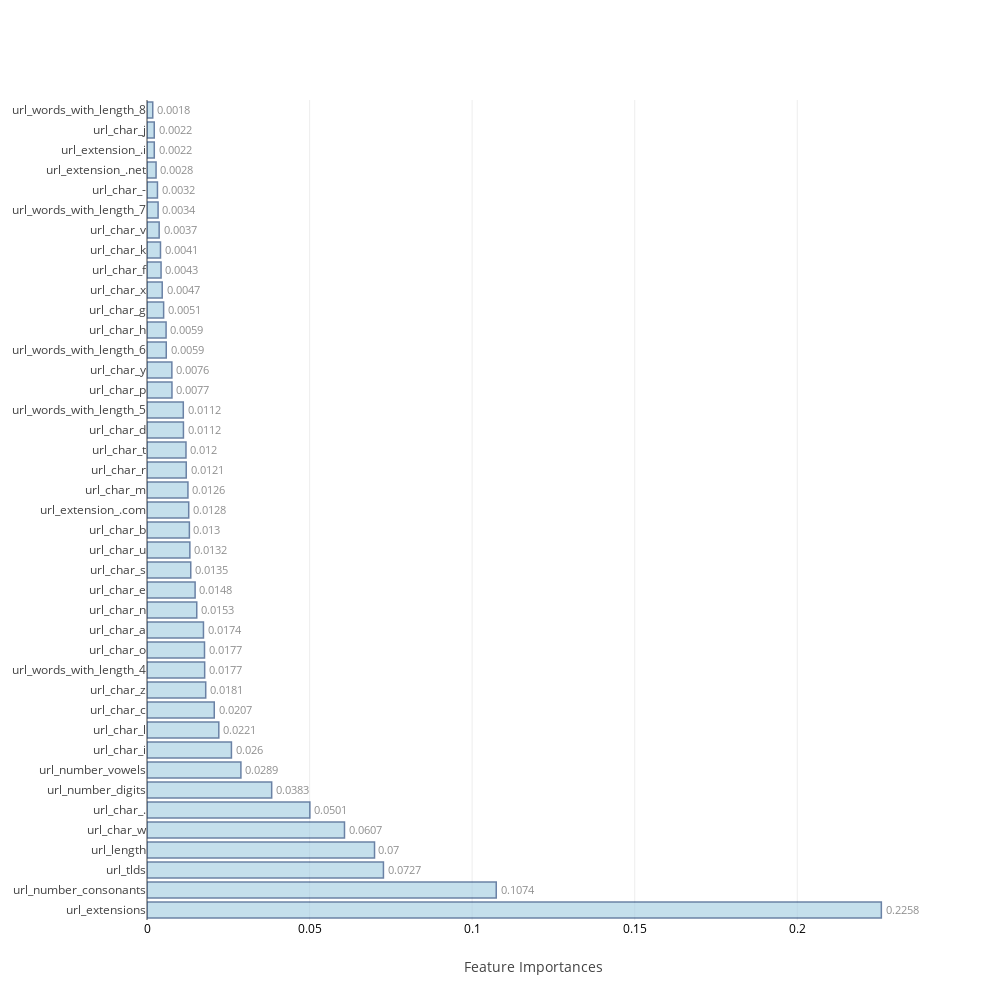

Notebook cell for this chart:
### Code cell
feat_imp=[None]*4
j=0
for i in range(0,8):
    if i>=2 and i<=5:
        model,cm_train,cm_test,acc_train,acc_test,roc_auc,feat_imp[j],mcc=f[i](X_train,Y_train,scaled_X_test,test_Y,columns)
        j=j+1
    else:
        model,cm_train,cm_test,acc_train,acc_test,roc_auc,mcc=f[i](X_train,Y_train,scaled_X_test,test_Y)
    table_80_80_train.loc[i]=   ([acc_train,cm_train.TP,cm_train.TN,cm_train.FP,cm_train.FN,cm_train.FPR,cm_train.FNR])
    table_80_80_test.loc[i] =   ([acc_test ,cm_test.TP, cm_test.TN, cm_test.FP, cm_test.FN, cm_test.FPR, cm_test.FNR,roc_auc,mcc])
    print("\n")

### Figure 1 — Plotly figure (JSON) as saved in the notebook; plotly's stock layout.template omitted (floating-point values rounded to 4 significant figures)
{"data": [{"marker": {"color": "rgb(158,202,225)", "line": {"color": "rgb(8,48,107)", "width": 1.5}}, "opacity": 0.6, "orientation": "h", "text": [0.2258, 0.1074, 0.0727, 0.07, 0.0607, 0.0501, 0.0383, 0.0289, 0.026, 0.0221, 0.0207, 0.0181, 0.0177, 0.0177, 0.0174, 0.0153, 0.0148, 0.0135, 0.0132, 0.013, 0.0128, 0.0126, 0.0121, 0.012, 0.0112, 0.0112, 0.0077, 0.0076, 0.0059, 0.0059, 0.0051, 0.0047, 0.0043, 0.0041, 0.0037, 0.0034, 0.0032, 0.0028, 0.0022, 0.0022, 0.0018], "textposition": "outside", "type": "bar", "uid": "07feb7f1-b36e-449d-bade-b4605811aedf", "x": [0.2258, 0.1074, 0.07272, 0.06998, 0.06074, 0.0501, 0.03835, 0.02888, 0.02597, 0.02209, 0.02069, 0.01806, 0.01774, 0.01769, 0.01737, 0.0153, 0.0148, 0.01345, 0.01318, 0.01304, 0.01283, 0.01259, 0.01206, 0.01199, 0.0112, 0.01116, 0.007677, 0.007646, 0.005919, 0.00587, 0.005119, 0.004682, 0.004327, 0.004149, 0.003742, 0.00341, 0.003217, 0.002788, 0.002238, 0.002233, 0.001767], "y": ["url_extensions", "url_number_consonants", "url_tlds", "url_length", "url_char_w", "url_char_.", "url_number_digits", "url_number_vowels", "url_char_i", "url_char_l", "url_char_c", "url_char_z", "url_words_with_length_4", "url_char_o", "url_char_a", "url_char_n", "url_char_e", "url_char_s", "url_char_u", "url_char_b", "url_extension_.com", "url_char_m", "url_char_r", "url_char_t", "url_char_d", "url_words_with_length_5", "url_char_p", "url_char_y", "url_words_with_length_6", "url_char_h", "url_char_g", "url_char_x", "url_char_f", "url_char_k", "url_char_v", "url_words_with_length_7", "url_char_-", "url_extension_.net", "url_extension_.i", "url_char_j", "url_words_with_length_8"]}], "layout": {"autosize": false, "height": 1000, "width": 1000, "xaxis": {"tickfont": {"color": "black", "size": 12}, "title": "Feature Importances"}, "yaxis": {"automargin": true}}}
